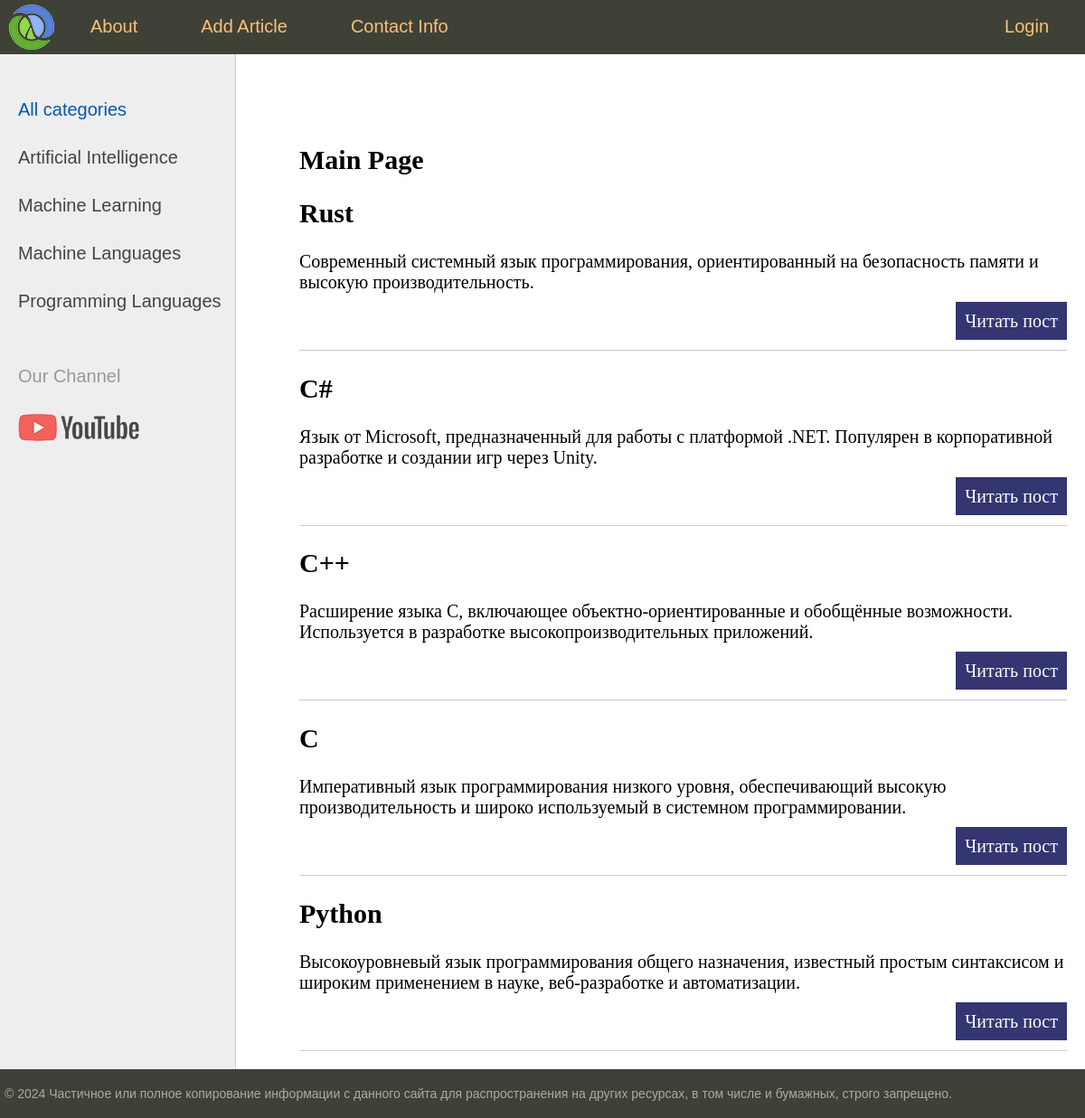
The page / on the database its author committed.
### main/models.py (models this page shows, shortened)
class ProgrammingLanguage(models.Model):
    class Status(models.IntegerChoices):
        DRAFT = 0, 'Черновик'
        PUBLISHED = 1, 'Опубликовано'
    title = models.CharField(max_length=255)
    slug = models.SlugField(max_length=255, unique=True, db_index=True)
    content = models.TextField(blank=True)
    time_create = models.DateTimeField(auto_now_add=True)
    time_update = models.DateTimeField(auto_now=True)
    is_published = models.BooleanField(choices=Status.choices, default=Status.DRAFT)
    category = models.ForeignKey('Category', on_delete=models.PROTECT, related_name='posts')
    objects = models.Manager()
    published = PublishedManager()
    class Meta:
        ordering = ['-time_create']
        indexes = [
            models.Index(fields=['-time_create']),
        ]
    def get_absolute_url(self):
        return reverse('post', kwargs={'post_slug': self.slug})

### main/views.py (the view)
# urls.py: path('', views.test2, name='home'),
def test2(request):
    posts = ProgrammingLanguage.published.all()
    data = {'title': 'Main Page',
            'menu': menu,
            'posts': posts,
            }
    return render(request, 'main/index.html', context=data)

### main/models.py (called while the page is built)
    def get_queryset(self):
        return super().get_queryset().filter(is_published=ProgrammingLanguage.Status.PUBLISHED)

### main/templatetags/adopten_tags.py (called while the page is built)
@register.inclusion_tag('main/list_categories.html')
def show_categories(category_selected=0):
    categories = views.categories_db
    return {'categories': categories, 'category_selected': category_selected}

### main/templates/main/index.html (shortened to what this page needs)
{% extends 'base.html' %}
{% block content %}
<h2>{{ title }}</h2>
<ul class="list-articles">
	{% for p in posts %}
			<li><h2>{{p.title}}</h2>
    {% autoescape off %}
	{{p.content|linebreaks|truncatewords:50}}
    {% endautoescape %}
			<p class="link-read-post"><a href="{{ p.get_absolute_url }}">Читать пост</a></p>
			</li>
	{% endfor %}
</ul>
{% endblock %}

### templates/base.html (shortened to what this page needs)
{% load static %}
{% load adopten_tags %}
<!DOCTYPE html>
<html>
<head>
	<link type="text/css" href="{% static 'main/css/styles.css' %}" rel="stylesheet" />
</head>
<body>
<table class="table-page" border=0 cellpadding="0" cellspacing="0">
<tr><td valign=top>
{% block mainmenu %}
		<div class="header">
			<ul id="mainmenu" class="mainmenu">
			<li class="logo"><a href="{% url 'home' %}"><div class="logo"></div></a></li>
{% for m in menu %}
	{% if not forloop.last %}<li>{% else %}<li class="last">{% endif %}
		<a href="{% url m.url_name %}">{{m.title}}</a></li>
{% endfor %}
			</ul>
		</div>
{% endblock mainmenu %}
<table class="table-content" border=0 cellpadding="0" cellspacing="0">
<tr>
	<td valign="top" class="left-chapters">
	<ul id="leftchapters">
        {% if category_selected == 0 or category_selected is None %}
        <li class="selected">All categories</li>
        {% else %}
            <li><a href="{% url 'home' %}">All categories</a></li>
        {% endif %}
        {% show_categories category_selected %}
        <li class="share">
		<p>Our Channel</p>
		<a class="share-yt" href="https://www.youtube.com/@adopten6755" target="_blank" rel="nofollow"></a>
		</li>
	</ul>
</td>
<td valign="top" class="content">
	<div class="content-text">
{% block content %}
{% endblock %}
	</div>
</td></tr></table>
</td></tr>
<tr><td valign=top>
	<div id="footer">
		<p>&copy; 2024 Частичное или полное копирование информации с данного сайта для распространения на других ресурсах, в том числе и бумажных, строго запрещено.</p>
	</div>
</td></tr></table>
</body>
</html>

### main/templates/main/list_categories.html
{% for category in categories %}
    {% if category.id == category_selected %}
        <li class="selected">{{ category.name }}</li>
    {% else %}
        <li><a href="{% url 'category' category.id %}">{{ category.name }}</a></li>
    {% endif %}
{% endfor %}

### main/static/main/css/styles.css (style rules this page uses)
html, body { font-family: 'Arial'; margin: 0; padding: 0; height: 100%; width: 100%; color: #444; }
a { color: #0059b2; text-decoration: none; }
p.link-read-post { text-align: right; }
p.link-read-post a { padding: 10px; min-width: 100px; background: #333671; color: #fff; text-decoration: none; }
ul.list-articles { list-style: none; margin: 0; padding: 0; }
ul.list-articles li { border-bottom: 1px solid #ccc; }
.table-page { width: 100%; height: 100%; vertical-align: top; }
.table-page tr { height: 100%; }
.header { background: #3F4137; height: 60px; }
.logo { background: url('../images/logo.png') no-repeat 10px 5px; width: 70px; height: 60px; }
ul.mainmenu { list-style: none; margin: 0; padding: 0; height: 60px; color: #fdc073; font-size: 20px; overflow: hidden; }
ul.mainmenu li { float: left; margin: 18px 40px 0 30px; }
ul.mainmenu li.logo { margin: 0; }
ul.mainmenu li.last { float: right; }
ul.mainmenu li a { color: #fdc073; text-decoration: none; }
.table-content { width: 100%; min-height: 100%; height: 100%; }
.left-chapters { margin: 0; background: #eee; border-right: 1px solid #ccc; }
.left-chapters ul { width: 230px; margin: 0; padding: 20px 10px 10px 20px; list-style: none; font-size: 20px; }
.left-chapters ul li { margin: 30px 0 0 0; color: #999; }
.left-chapters ul li.selected { color: #0059b2; }
.left-chapters ul li a { color: #444; text-decoration: none; }
.left-chapters ul li.share { margin: 60px 0 0 0; }
.left-chapters ul li.share p { margin: 30px 0 30px 0; }
.left-chapters ul li.share a { display: inline-block; width: 40px; height: 40px; margin: 0 20px 0 0; }
.left-chapters ul li.share a.share-yt { width: 100%; height: 30px; background: url('../images/share_yt.png') no-repeat 0 0 }
.content { padding: 40px 20px 20px 40px; width: 100%; box-sizing: border-box; }
.content-text { margin: 60px 0 0 30px; color: #000; font-size: 20px; font-family: Yandex Sans Display Light; }
#footer { box-sizing: border-box; background: #3F4137; padding: 5px; color: #aaa; font-size: 14px; font-family: Verdana, Geneva, Arial, Helvetica; text-align: left; overflow: hidden; }

### rows shown on the page
ProgrammingLanguage: title "Rust", content "Современный системный язык программирования, ориентированный на безопасность памяти и высокую производительность."
ProgrammingLanguage: title "C#", content "Язык от Microsoft, предназначенный для работы с платформой .NET. Популярен в корпоративной разработке и создании игр через Unity."
ProgrammingLanguage: title "C++", content "Расширение языка C, включающее объектно-ориентированные и обобщённые возможности. Используется в разработке высокопроизводительных приложений."
ProgrammingLanguage: title "C", content "Императивный язык программирования низкого уровня, обеспечивающий высокую производительность и широко используемый в системном программировании."
ProgrammingLanguage: title "Python", content "Высокоуровневый язык программирования общего назначения, известный простым синтаксисом и широким применением в науке, веб-разработке и автоматизации."

### other values the page prints
{{ m.title }} "About" "Add Article" "Contact Info" "Login"
{{ category.name }} "Artificial Intelligence" "Machine Learning" "Machine Languages" "Programming Languages"
{{ title }} "Main Page"
